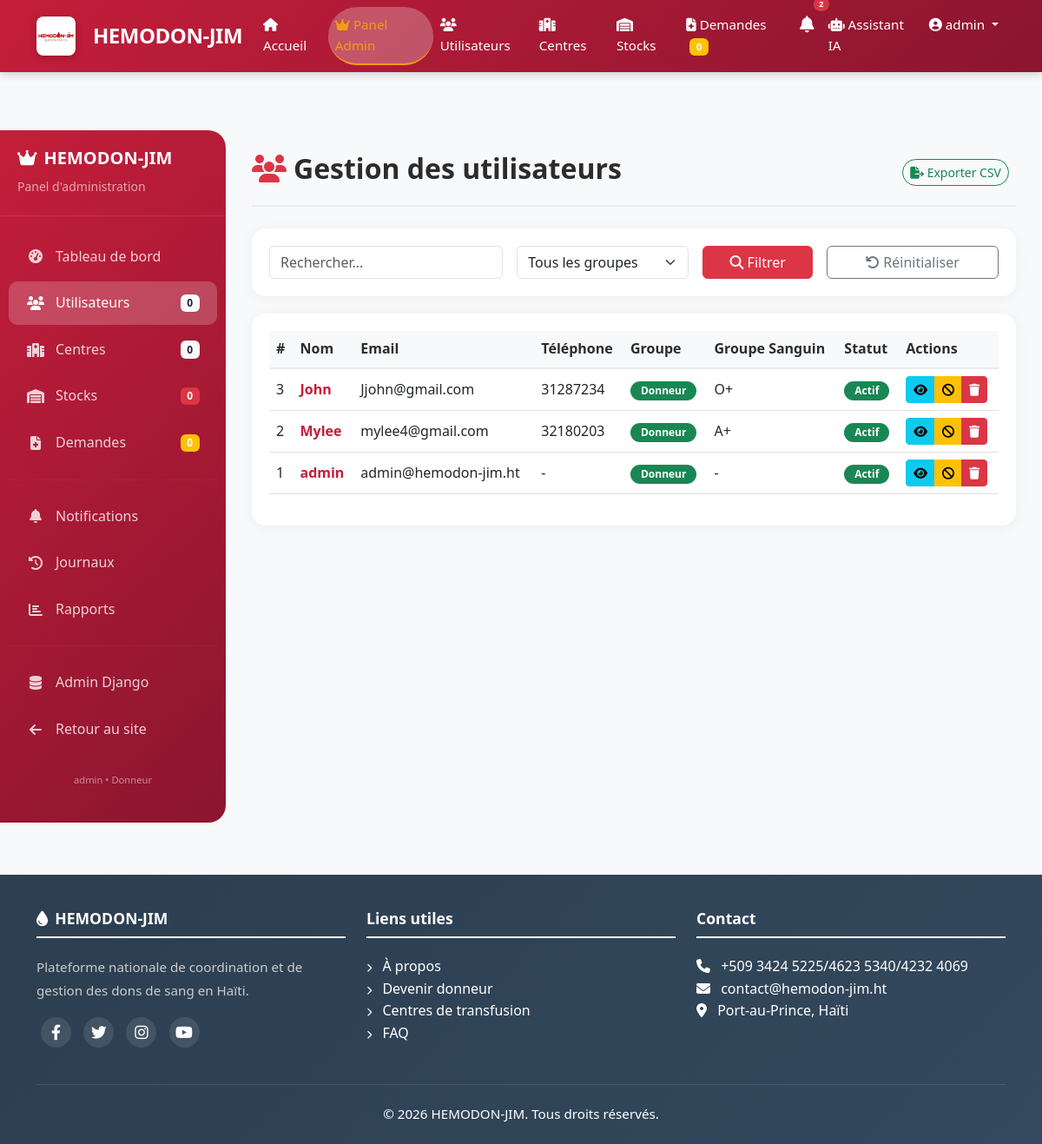
The page /admin-panel/users/ (signed in) on the database its author committed.
### apps/authentification/models.py (models this page shows, shortened)
class User(AbstractUser):
    GROUPE_CHOICES = [
        ('donneur', 'Donneur'),
        ('hospitalier', 'Personnel Hospitalier'),
        ('admin', 'Administrateur'),
        ('pnts', 'PNTS'),
    ]
    GROUPE_SANGUIN_CHOICES = [
        ('A+', 'A+'), ('A-', 'A-'),
        ('B+', 'B+'), ('B-', 'B-'),
        ('AB+', 'AB+'), ('AB-', 'AB-'),
        ('O+', 'O+'), ('O-', 'O-'),
    ]
    groupe = models.CharField(max_length=20, choices=GROUPE_CHOICES, default='donneur')
    telephone = models.CharField(max_length=20, unique=True)
    adresse = models.TextField(blank=True, null=True)
    commune = models.CharField(max_length=100, blank=True, null=True)
    departement = models.CharField(max_length=100, blank=True, null=True)
    date_naissance = models.DateField(null=True, blank=True)
    groupe_sanguin = models.CharField(max_length=3, choices=GROUPE_SANGUIN_CHOICES, blank=True, null=True)
    est_eligible = models.BooleanField(default=True)
    photo = models.ImageField(upload_to='photos/', blank=True, null=True)
    created_at = models.DateTimeField(auto_now_add=True)
    updated_at = models.DateTimeField(auto_now=True)
    class Meta:
        db_table = 'users'
        verbose_name = 'Utilisateur'
        verbose_name_plural = 'Utilisateurs'

### apps/app_admin/views.py (the view)
# urls.py: path('admin-panel/users/', views.admin_users, name='users'),
@login_required
@user_passes_test(is_admin)
def admin_users(request):
    users = User.objects.all().order_by('-date_joined')
    groupe = request.GET.get('groupe')
    if groupe:
        users = users.filter(groupe=groupe)
    search = request.GET.get('search')
    if search:
        users = users.filter(
            Q(username__icontains=search) |
            Q(email__icontains=search) |
            Q(telephone__icontains=search)
        )
    paginator = Paginator(users, 20)
    page_number = request.GET.get('page')
    users_page = paginator.get_page(page_number)
    context = {
        'users': users_page,
        'groupes': User.GROUPE_CHOICES,
        'title': 'Gestion des utilisateurs',
        'active_page': 'users',
    }
    return render(request, 'app_admin/users.html', context)

### apps/app_admin/templates/app_admin/users.html (shortened to what this page needs)
{% extends 'app_admin/base_admin.html' %}
{% load static %}
{% block admin_content %}
<div class="page-header">
    <h2><i class="fas fa-users me-2 text-danger"></i>Gestion des utilisateurs</h2>
    <div>
        <a href="{% url 'app_admin:export' 'users' %}" class="btn btn-outline-success btn-sm me-2">
            <i class="fas fa-file-export"></i> Exporter CSV
        </a>
    </div>
</div>
<div class="admin-card">
    <form method="GET" class="row g-3">
        <div class="col-md-4">
            <input type="text" name="search" class="form-control" placeholder="Rechercher..." value="{{ request.GET.search }}">
        </div>
        <div class="col-md-3">
            <select name="groupe" class="form-select">
                <option value="">Tous les groupes</option>
            </select>
        </div>
        <div class="col-md-2">
            <button type="submit" class="btn btn-danger w-100">
                <i class="fas fa-search"></i> Filtrer
            </button>
        </div>
        <div class="col-md-3">
            <a href="{% url 'app_admin:users' %}" class="btn btn-outline-secondary w-100">
                <i class="fas fa-undo"></i> Réinitialiser
            </a>
        </div>
    </form>
</div>
<div class="admin-card">
    <div class="table-responsive">
        <table class="table admin-table table-hover">
            <thead>
                <tr>
                    <th>#</th>
                    <th>Nom</th>
                    <th>Email</th>
                    <th>Téléphone</th>
                    <th>Groupe</th>
                    <th>Groupe Sanguin</th>
                    <th>Statut</th>
                    <th>Actions</th>
                </tr>
            </thead>
            <tbody>
                {% for user in users %}
                <tr>
                    <td>{{ user.id }}</td>
                    <td>
                        <a href="{% url 'app_admin:user_detail' user.id %}">
                            <strong>{{ user.username }}</strong>
                        </a>
                    </td>
                    <td>{{ user.email|default:"-" }}</td>
                    <td>{{ user.telephone|default:"-" }}</td>
                    <td>
                        <span class="badge {% if user.groupe == 'admin' %}bg-danger{% elif user.groupe == 'pnts' %}bg-warning{% elif user.groupe == 'hospitalier' %}bg-info{% else %}bg-success{% endif %}">
                            {{ user.get_groupe_display }}
                        </span>
                    </td>
                    <td>{{ user.groupe_sanguin|default:"-" }}</td>
                    <td>
                        {% if user.is_active %}
                        <span class="badge bg-success">Actif</span>
                        {% else %}
                        <span class="badge bg-danger">Inactif</span>
                        {% endif %}
                    </td>
                    <td>
                        <div class="btn-group btn-group-sm">
                            <a href="{% url 'app_admin:user_detail' user.id %}" class="btn btn-info">
                                <i class="fas fa-eye"></i>
                            </a>
                            <a href="{% url 'app_admin:user_toggle' user.id %}"
                               class="btn {% if user.is_active %}btn-warning{% else %}btn-success{% endif %}"
                               onclick="return confirm('Confirmer cette action ?')">
                                <i class="fas {% if user.is_active %}fa-ban{% else %}fa-check{% endif %}"></i>
                            </a>
                            <a href="{% url 'app_admin:user_delete' user.id %}"
                               class="btn btn-danger"
                               onclick="return confirm('Supprimer cet utilisateur ?')">
                                <i class="fas fa-trash"></i>
                            </a>
                        </div>
                    </td>
                </tr>
                {% empty %}
                <tr>
                    <td colspan="8" class="text-center text-muted">Aucun utilisateur trouvé</td>
                </tr>
                {% endfor %}
            </tbody>
        </table>
    </div>
</div>
{% endblock %}

### apps/app_admin/templates/app_admin/base_admin.html (shortened to what this page needs)
{% extends 'base.html' %}
{% load static %}
{% block content %}
<div class="admin-wrapper">
    <div class="admin-sidebar">
        <div class="sidebar-brand">
            <h5><i class="fas fa-crown me-2"></i>HEMODON-JIM</h5>
            <small>Panel d'administration</small>
        </div>
        <nav class="nav flex-column">
            <a class="nav-link {% if active_page == 'dashboard' %}active{% endif %}" href="{% url 'app_admin:dashboard' %}">
                <i class="fas fa-tachometer-alt"></i> Tableau de bord
            </a>
            <a class="nav-link {% if active_page == 'users' %}active{% endif %}" href="{% url 'app_admin:users' %}">
                <i class="fas fa-users"></i> Utilisateurs
                <span class="badge bg-light text-dark">{{ stats.total_donneurs|default:0 }}</span>
            </a>
            <a class="nav-link {% if active_page == 'centres' %}active{% endif %}" href="{% url 'app_admin:centres' %}">
                <i class="fas fa-hospital"></i> Centres
                <span class="badge bg-light text-dark">{{ stats.total_centres|default:0 }}</span>
            </a>
            <a class="nav-link {% if active_page == 'stocks' %}active{% endif %}" href="{% url 'app_admin:stocks' %}">
                <i class="fas fa-warehouse"></i> Stocks
                <span class="badge bg-danger">{{ stats.stocks_critiques|default:0 }}</span>
            </a>
            <a class="nav-link {% if active_page == 'demandes' %}active{% endif %}" href="{% url 'app_admin:demandes' %}">
                <i class="fas fa-file-medical"></i> Demandes
                <span class="badge bg-warning">{{ stats.demandes_urgentes|default:0 }}</span>
            </a>
            <hr>
            <a class="nav-link {% if active_page == 'notifications' %}active{% endif %}" href="{% url 'app_admin:notifications' %}">
                <i class="fas fa-bell"></i> Notifications
            </a>
            <a class="nav-link {% if active_page == 'logs' %}active{% endif %}" href="{% url 'app_admin:logs' %}">
                <i class="fas fa-history"></i> Journaux
            </a>
            <a class="nav-link {% if active_page == 'reports' %}active{% endif %}" href="{% url 'app_admin:reports' %}">
                <i class="fas fa-chart-bar"></i> Rapports
            </a>
            <hr>
            <a class="nav-link" href="{% url 'admin:index' %}">
                <i class="fas fa-database"></i> Admin Django
            </a>
            <a class="nav-link" href="{% url 'home' %}">
                <i class="fas fa-arrow-left"></i> Retour au site
            </a>
        </nav>
        <div class="sidebar-footer">
            <small>{{ user.username }} • {{ user.get_groupe_display }}</small>
        </div>
    </div>
    <div class="admin-content">
        {% block admin_content %}{% endblock %}
    </div>
</div>
{% endblock %}

### templates/partials/header.html (shortened to what this page needs)
{% load static %}
<nav class="navbar navbar-expand-lg navbar-custom fixed-top">
    <div class="container">
        <a class="navbar-brand" href="{% url 'home' %}">
            <img src="{% static 'images/logo/logo1.jpg' %}" alt="HEMODON-JIM" height="40" class="me-2" style="border-radius: 8px;">
            <span>HEMODON-JIM</span>
        </a>
        <div class="collapse navbar-collapse" id="navbarNav">
            <ul class="navbar-nav ms-auto">
                <li class="nav-item">
                    <a class="nav-link {% if request.path == '/' %}active{% endif %}" href="{% url 'home' %}">
                        <i class="fas fa-home"></i> Accueil
                    </a>
                </li>
                {% if user.is_authenticated %}
                    {% if user.is_superuser or user.groupe == 'admin' or user.groupe == 'pnts' %}
                        <li class="nav-item">
                            <a class="nav-link {% if 'admin-panel' in request.path %}active{% endif %}" href="{% url 'app_admin:dashboard' %}">
                                <i class="fas fa-crown"></i> Panel Admin
                            </a>
                        </li>
                        <li class="nav-item">
                            <a class="nav-link" href="{% url 'app_admin:users' %}">
                                <i class="fas fa-users"></i> Utilisateurs
                            </a>
                        </li>
                        <li class="nav-item">
                            <a class="nav-link" href="{% url 'app_admin:centres' %}">
                                <i class="fas fa-hospital"></i> Centres
                            </a>
                        </li>
                        <li class="nav-item">
                            <a class="nav-link {% if 'stocks' in request.path %}active{% endif %}" href="{% url 'stocks:list' %}">
                                <i class="fas fa-warehouse"></i> Stocks
                            </a>
                        </li>
                        <li class="nav-item">
                            <a class="nav-link {% if 'demandes' in request.path %}active{% endif %}" href="{% url 'demandes:toutes' %}">
                                <i class="fas fa-file-medical"></i> Demandes
                                <span class="badge bg-warning ms-1">{{ demandes_urgentes|default:0 }}</span>
                            </a>
                        </li>
                    {% endif %}
                    <li class="nav-item">
                        <a class="nav-link position-relative" href="{% url 'notifications:list' %}">
                            {% if user_notifications_count > 0 %}
                            <span class="position-absolute top-0 start-100 translate-middle badge rounded-pill bg-danger" style="font-size: 0.6rem; margin-top: -3px;">
                                {{ user_notifications_count }}
                            </span>
                            {% endif %}
                        </a>
                    </li>
                    <li class="nav-item">
                        <a class="nav-link" href="{% url 'chatbot:chatbot' %}">
                            <i class="fas fa-robot"></i> Assistant IA
                        </a>
                    </li>
                    <li class="nav-item dropdown">
                        <a class="nav-link dropdown-toggle" href="#" id="userDropdown" role="button" data-bs-toggle="dropdown">
                            <i class="fas fa-user-circle"></i> {{ user.username }}
                        </a>
                    </li>
                {% endif %}
            </ul>
        </div>
    </div>
</nav>

### rows shown on the page
User: username "admin", groupe "Donneur", id "1", email "admin@hemodon-jim.ht", telephone "-", groupe_sanguin "-", is_active "Actif"
User: id "3", username "John", email "Jjohn@gmail.com", telephone "31287234", groupe "Donneur", groupe_sanguin "O+", is_active "Actif"
User: id "2", username "Mylee", email "mylee4@gmail.com", telephone "32180203", groupe "Donneur", groupe_sanguin "A+", is_active "Actif"

### other values the page prints
{{ demandes_urgentes|default:0 }} "0"
{{ user_notifications_count }} "2"
{{ stats.total_donneurs|default:0 }} "0"
{{ stats.total_centres|default:0 }} "0"
{{ stats.stocks_critiques|default:0 }} "0"
{{ stats.demandes_urgentes|default:0 }} "0"
